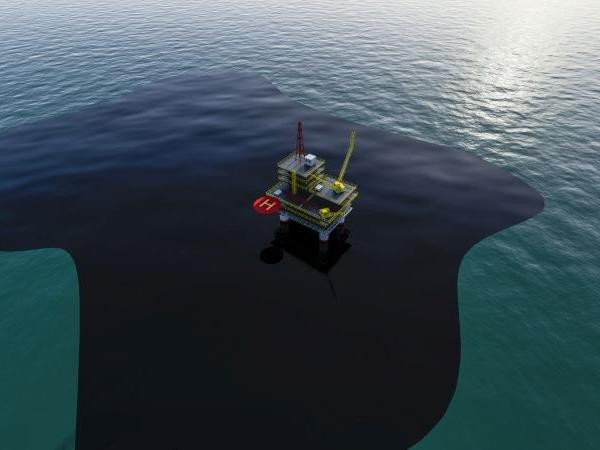
#> input picture oil_dedect/oil0.jpg, 600 x 450 px, given in place of the camera
$ python live_videos.py
#> lines starting #> are read from the running program, lines starting #| are printed output that depends on the picture; after the words box and inside, x2 and y2 are one past the last pixel; in counts of white or black regions, pixels touching at a corner belong together
import cv2
import numpy as np

def detect_oil_spills(video_capture):
    while True:
        # Capture the current frame
        ret, frame = video_capture.read()
#> frame is the input picture: shape (450, 600, 3); mean B, G, R 86, 77.8, 63.4

        if not ret:
            break

        # Detect oil spills in the current frame
        oil_spills = detect_oil_spills_on_frame(frame)

        # Draw bounding boxes around detected oil spills
        for oil_spill in oil_spills:
            x, y, w, h = oil_spill
            cv2.rectangle(frame, (x, y), (x+w, y+h), (100, 255, 0), 2)

        # Display the frame with detected oil spills
        cv2.imshow('Oil Detection', frame)

        # Check for 'q' key to quit
        if cv2.waitKey(1) & 0xFF == ord('q'):
            break

def detect_oil_spills_on_frame(frame):
    # Convert frame to grayscale
    grayscale_image = cv2.cvtColor(frame, cv2.COLOR_BGR2GRAY)
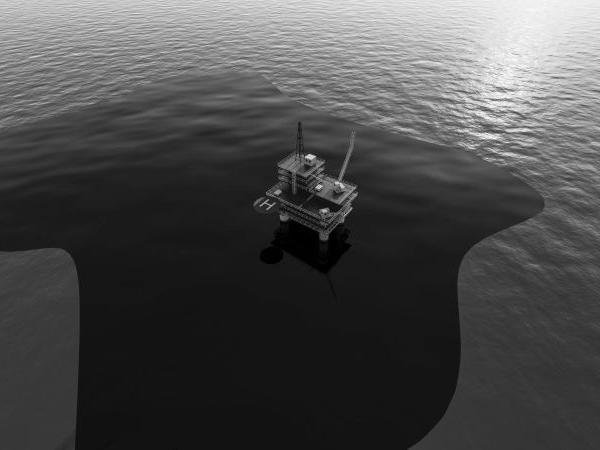
#> grayscale_image: shape (450, 600); min 0, max 255, mean 74.5

    # Apply histogram equalization to enhance contrast
    equalized_image = cv2.equalizeHist(grayscale_image)
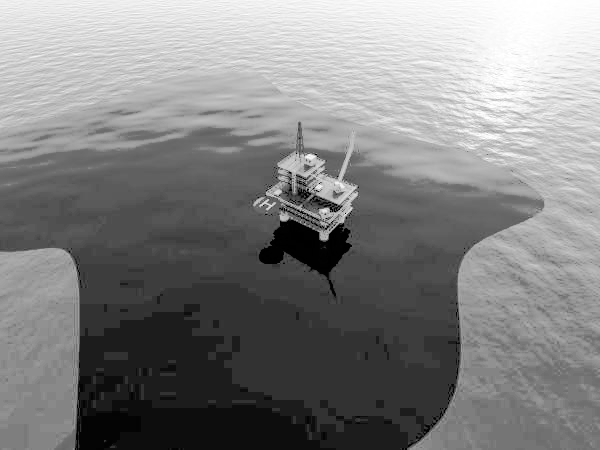
#> equalized_image: shape (450, 600); min 0, max 255, mean 129.7

    # Apply Otsu's thresholding to segment oil regions
    _, thresholded_image = cv2.threshold(equalized_image, 0, 255, cv2.THRESH_BINARY + cv2.THRESH_OTSU)
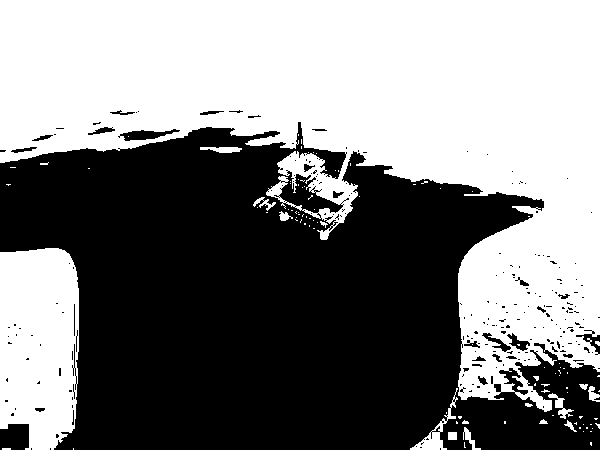
#> thresholded_image: shape (450, 600); 50.6% white; 221 black regions (193 under 20 px), largest, box (x1, y1, x2, y2) and area: (0, 122, 600, 450) 130213, (0, 424, 29, 450) 688, (118, 129, 180, 141) 365

    # Apply morphological operations to refine oil regions
    kernel = np.ones((3, 3), np.uint8)
    eroded_image = cv2.erode(thresholded_image, kernel, iterations=2)
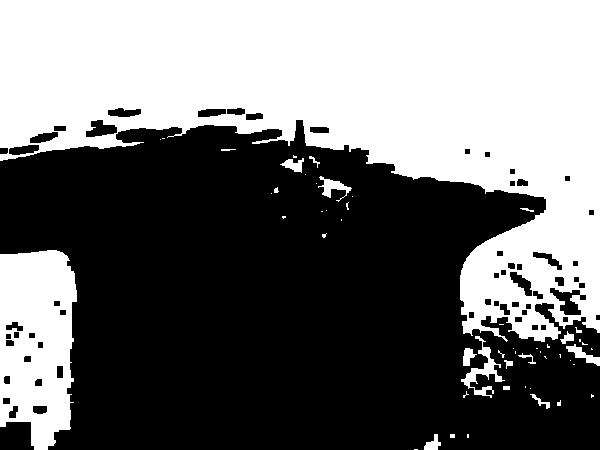
#> eroded_image: shape (450, 600); 44.8% white; 53 white regions (34 under 20 px), largest, box (x1, y1, x2, y2) and area: (0, 0, 600, 342) 106342, (0, 250, 77, 450) 12206, (461, 336, 505, 398) 691
    dilated_image = cv2.dilate(eroded_image, kernel, iterations=2)
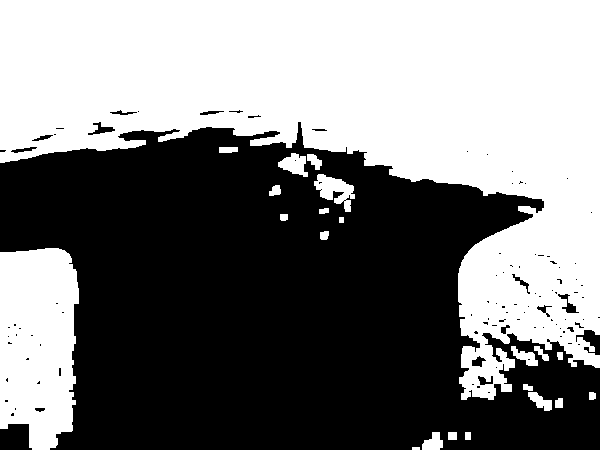
#> dilated_image: shape (450, 600); 49% white; 22 white regions

    # Identify connected components as oil spills
    contours, _ = cv2.findContours(dilated_image, cv2.RETR_EXTERNAL, cv2.CHAIN_APPROX_SIMPLE)
#> contours = 22 contours, 1 with area under 20; largest, box (x1, y1, x2, y2) and area: (0, 0, 600, 400) 115290, (0, 248, 79, 450) 13508, (314, 174, 355, 212) 704, (278, 153, 308, 177) 382, (422, 432, 443, 450) 229

    # Analyze contours to filter out noise and generate bounding boxes
    oil_spills = []
    for contour in contours:
        area = cv2.contourArea(contour)
        if area > 100:  # Filter out small contours (noise)
            x, y, w, h = cv2.boundingRect(contour)
            oil_spills.append((x, y, w, h))
#> this loop made 22 passes
#> (area, x, y, w, h) on passes 4, 7, 11, 12, 18, 19, 20, 22: (229, 422, 432, 21, 18), (208.5, 528, 392, 24, 19), (218, 511, 346, 27, 20), (13508.5, 0, 248, 79, 202), (704, 314, 174, 41, 38), (117.5, 307, 154, 15, 16), (382, 278, 153, 30, 24), (115290.5, 0, 0, 600, 400)
#> area on passes 5, 6, 8, 9, 10, 13: 57.5, 39, 40, 32.5, 73.5, 56
#> after the loop, oil_spills = [(422, 432, 21, 18), (528, 392, 24, 19), (511, 346, 27, 20), (0, 248, 79, 202), (314, 174, 41, 38), (307, 154, 15, 16), (278, 153, 30, 24), (0, 0, 600, 400)]

    # Return detected oil spills
    return oil_spills

# Create a VideoCapture object to capture frames from the camera
video_capture = cv2.VideoCapture(0)

# Detect oil spills from live camera video
detect_oil_spills(video_capture)
#> the loop in detect_oil_spills, `for oil_spill in oil_spills:` made 8 passes
#> after the loop in detect_oil_spills, `for oil_spill in oil_spills:`:
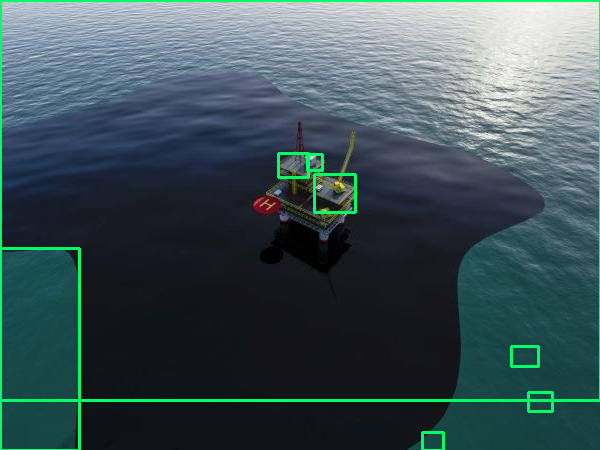
#> frame: shape (450, 600, 3); 2.52% of pixels changed, all inside (x1, y1, x2, y2) = (0, 0, 600, 450)
#> (key q is pressed here)

$ run again, on oil_dedect/oil1.jpg
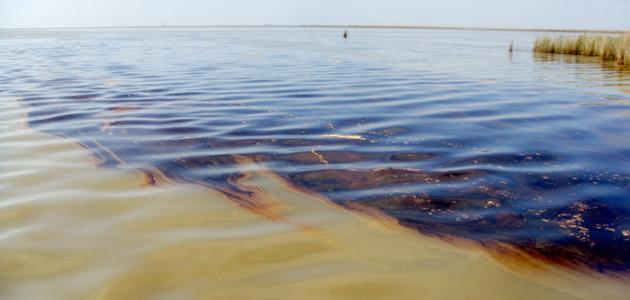
#> input picture oil_dedect/oil1.jpg, 630 x 300 px, given in place of the camera
#> in detect_oil_spills, frame is the input picture: shape (300, 630, 3); mean B, G, R 153.2, 151.1, 148.5
#> in detect_oil_spills_on_frame, `_, thresholded_image = cv2.threshold(equalized_image, 0, 255, cv2.THRE..`:
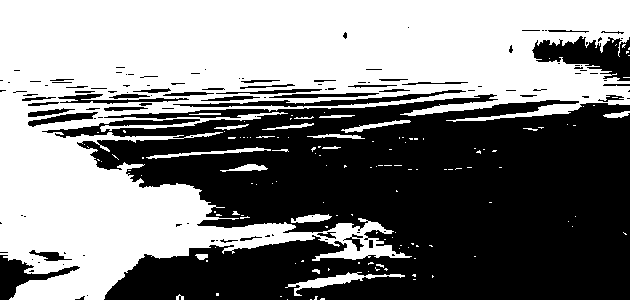
#> thresholded_image: shape (300, 630); 50.4% white; 124 black regions (81 under 20 px), largest, box (x1, y1, x2, y2) and area: (42, 94, 630, 300) 84685, (532, 36, 630, 81) 2384, (0, 255, 80, 300) 1186
#> eroded_image: shape (300, 630); 39.7% white; 45 white regions (28 under 20 px), largest, box (x1, y1, x2, y2) and area: (0, 0, 630, 300) 73337, (330, 242, 390, 257) 295, (36, 262, 61, 272) 178
#> dilated_image: shape (300, 630); 45.8% white; 29 white regions
#> contours = 29 contours, 4 with area under 20; largest, box (x1, y1, x2, y2) and area: (0, 0, 630, 300) 81203, (328, 240, 392, 259) 591, (300, 273, 358, 288) 390, (335, 223, 357, 241) 262, (140, 101, 173, 114) 218
#> the loop in detect_oil_spills_on_frame, `for contour in contours:` made 29 passes
#> (area, x, y, w, h) on passes 1, 4, 6, 7, 8, 16, 17, 19: (390, 300, 273, 58, 15), (591, 328, 240, 64, 19), (261.5, 335, 223, 22, 18), (140.5, 360, 222, 21, 12), (152, 298, 214, 30, 9), (109.5, 98, 109, 23, 8), (114.5, 174, 105, 21, 8), (218.5, 140, 101, 33, 13)
#> after the loop in detect_oil_spills_on_frame, `for contour in contours:`: oil_spills = [(300, 273, 58, 15), (328, 240, 64, 19), (335, 223, 22, 18), (360, 222, 21, 12), (298, 214, 30, 9), (98, 109, 23, 8), (174, 105, 21, 8), (140, 101, 33, 13), (189, 94, 26, 10), (0, 0, 630, 300)]
#> the loop in detect_oil_spills, `for oil_spill in oil_spills:` made 10 passes
#> after the loop in detect_oil_spills, `for oil_spill in oil_spills:`:
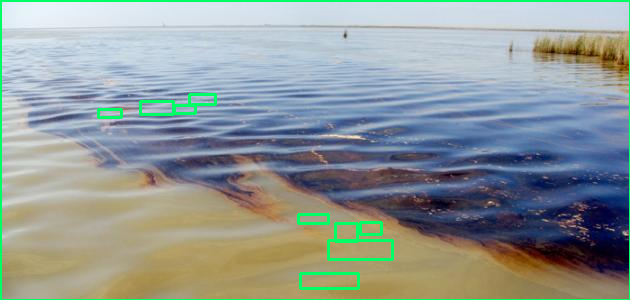
#> frame: shape (300, 630, 3); 2.71% of pixels changed, all inside (x1, y1, x2, y2) = (0, 0, 630, 300)

$ run again, on oil_dedect/oil10.jpg
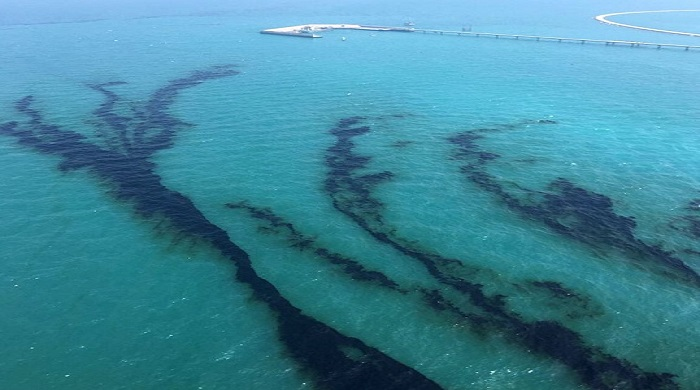
#> input picture oil_dedect/oil10.jpg, 700 x 390 px, given in place of the camera
#> in detect_oil_spills, frame is the input picture: shape (390, 700, 3); mean B, G, R 154, 134.6, 63.3
#> in detect_oil_spills_on_frame, `_, thresholded_image = cv2.threshold(equalized_image, 0, 255, cv2.THRE..`:
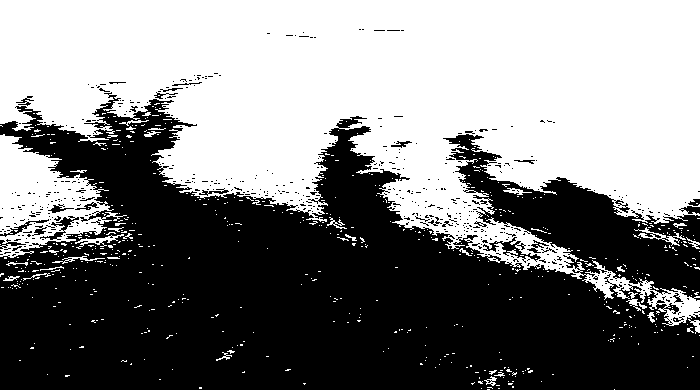
#> thresholded_image: shape (390, 700); 50.3% white; 524 black regions (497 under 20 px), largest, box (x1, y1, x2, y2) and area: (0, 92, 700, 390) 132138, (483, 237, 541, 263) 358, (40, 216, 79, 240) 227
#> eroded_image: shape (390, 700); 41.3% white; 58 white regions (44 under 20 px), largest, box (x1, y1, x2, y2) and area: (0, 0, 700, 221) 109075, (0, 137, 84, 227) 3017, (681, 300, 700, 314) 136
#> dilated_image: shape (390, 700); 45.4% white; 32 white regions
#> contours = 32 contours, 5 with area under 20; largest, box (x1, y1, x2, y2) and area: (0, 0, 700, 235) 115828, (0, 135, 86, 229) 4123, (676, 295, 700, 316) 285, (486, 223, 512, 241) 258, (66, 222, 101, 234) 234
#> the loop in detect_oil_spills_on_frame, `for contour in contours:` made 32 passes
#> (area, x, y, w, h) on passes 3, 7, 13, 19, 23, 24, 26, 30: (285, 676, 295, 24, 21), (163.5, 596, 273, 15, 24), (134, 541, 248, 22, 14), (151, 517, 231, 18, 14), (258.5, 486, 223, 26, 18), (234, 66, 222, 35, 12), (171.5, 59, 209, 30, 8), (4123, 0, 135, 86, 94)
#> after the loop in detect_oil_spills_on_frame, `for contour in contours:`: oil_spills = [(676, 295, 24, 21), (596, 273, 15, 24), (541, 248, 22, 14), (517, 231, 18, 14), (486, 223, 26, 18), (66, 222, 35, 12), (59, 209, 30, 8), (0, 135, 86, 94), (0, 0, 700, 235)]
#> the loop in detect_oil_spills, `for oil_spill in oil_spills:` made 9 passes
#> after the loop in detect_oil_spills, `for oil_spill in oil_spills:`:
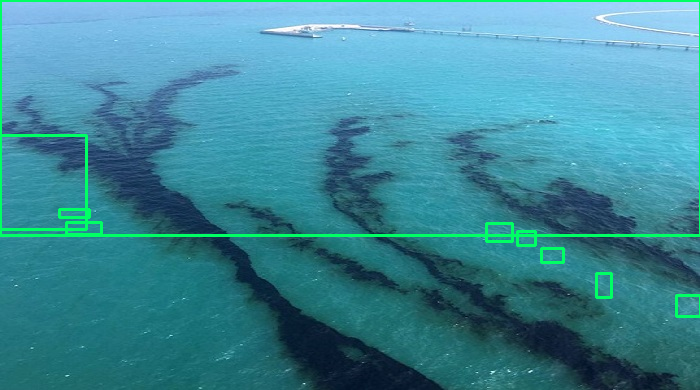
#> frame: shape (390, 700, 3); 2.36% of pixels changed, all inside (x1, y1, x2, y2) = (0, 0, 700, 318)
